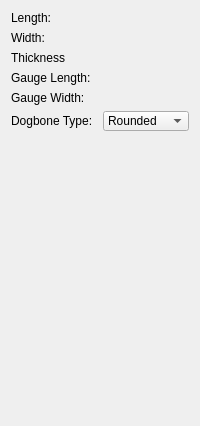
        <widget class="QWidget" name="page_6">
         <layout class="QVBoxLayout" name="verticalLayout_4">
          <item>
           <layout class="QGridLayout" name="_8">
            <property name="leftMargin">
             <number>0</number>
            </property>
            <property name="topMargin">
             <number>0</number>
            </property>
            <property name="rightMargin">
             <number>0</number>
            </property>
            <property name="bottomMargin">
             <number>0</number>
            </property>
            <property name="spacing">
             <number>6</number>
            </property>
            <item row="1" column="2">
             <widget class="Gui::QuantitySpinBox" name="dogboneWidth" native="true">
              <property name="keyboardTracking" stdset="0">
               <bool>false</bool>
              </property>
              <property name="unit" stdset="0">
               <string notr="true">mm</string>
              </property>
              <property name="value" stdset="0">
               <double>10.000000000000000</double>
              </property>
             </widget>
            </item>
            <item row="0" column="0">
             <widget class="QLabel" name="textLabel2_9">
              <property name="text">
               <string>Length:</string>
              </property>
             </widget>
            </item>
            <item row="1" column="0">
             <widget class="QLabel" name="textLabel3_11">
              <property name="text">
               <string>Width:</string>
              </property>
             </widget>
            </item>
            <item row="0" column="2">
             <widget class="Gui::QuantitySpinBox" name="dogboneLength" native="true">
              <property name="keyboardTracking" stdset="0">
               <bool>false</bool>
              </property>
              <property name="unit" stdset="0">
               <string notr="true">mm</string>
              </property>
              <property name="value" stdset="0">
               <double>10.000000000000000</double>
              </property>
             </widget>
            </item>
            <item row="2" column="2">
             <widget class="Gui::QuantitySpinBox" name="dogboneThickness" native="true">
              <property name="keyboardTracking" stdset="0">
               <bool>false</bool>
              </property>
              <property name="unit" stdset="0">
               <string notr="true">mm</string>
              </property>
              <property name="value" stdset="0">
               <double>10.000000000000000</double>
              </property>
             </widget>
            </item>
            <item row="2" column="0">
             <widget class="QLabel" name="textLabel4_5">
              <property name="text">
               <string>Thickness</string>
              </property>
             </widget>
            </item>
           </layout>
          </item>
          <item>
           <layout class="QGridLayout" name="gridLayout_5">
            <item row="0" column="0">
             <widget class="QLabel" name="textLabel2_8">
              <property name="text">
               <string>Gauge Length:</string>
              </property>
             </widget>
            </item>
            <item row="0" column="1">
             <widget class="Gui::QuantitySpinBox" name="gaugeLength" native="true">
              <property name="keyboardTracking" stdset="0">
               <bool>false</bool>
              </property>
              <property name="unit" stdset="0">
               <string notr="true">mm</string>
              </property>
              <property name="value" stdset="0">
               <double>10.000000000000000</double>
              </property>
             </widget>
            </item>
            <item row="1" column="0">
             <widget class="QLabel" name="textLabel3_9">
              <property name="text">
               <string>Gauge Width:</string>
              </property>
             </widget>
            </item>
            <item row="1" column="1">
             <widget class="Gui::QuantitySpinBox" name="gaugeWidth" native="true">
              <property name="keyboardTracking" stdset="0">
               <bool>false</bool>
              </property>
              <property name="unit" stdset="0">
               <string notr="true">mm</string>
              </property>
              <property name="value" stdset="0">
               <double>10.000000000000000</double>
              </property>
             </widget>
            </item>
            <item row="2" column="0">
             <widget class="QLabel" name="textLabel3_10">
              <property name="text">
               <string>Dogbone Type:</string>
              </property>
             </widget>
            </item>
            <item row="2" column="1">
             <widget class="QComboBox" name="dogboneType">
              <property name="minimumSize">
               <size>
                <width>0</width>
                <height>20</height>
               </size>
              </property>
              <property name="maximumSize">
               <size>
                <width>16777215</width>
                <height>20</height>
               </size>
              </property>
              <item>
               <property name="text">
                <string>Rounded</string>
               </property>
              </item>
              <item>
               <property name="text">
                <string>Straight</string>
               </property>
              </item>
             </widget>
            </item>
           </layout>
          </item>
          <item>
           <spacer name="spacer_4">
            <property name="orientation">
             <enum>Qt::Vertical</enum>
            </property>
            <property name="sizeType">
             <enum>QSizePolicy::Expanding</enum>
            </property>
            <property name="sizeHint" stdset="0">
             <size>
              <width>21</width>
              <height>284</height>
             </size>
            </property>
           </spacer>
          </item>
         </layout>
        </widget>
